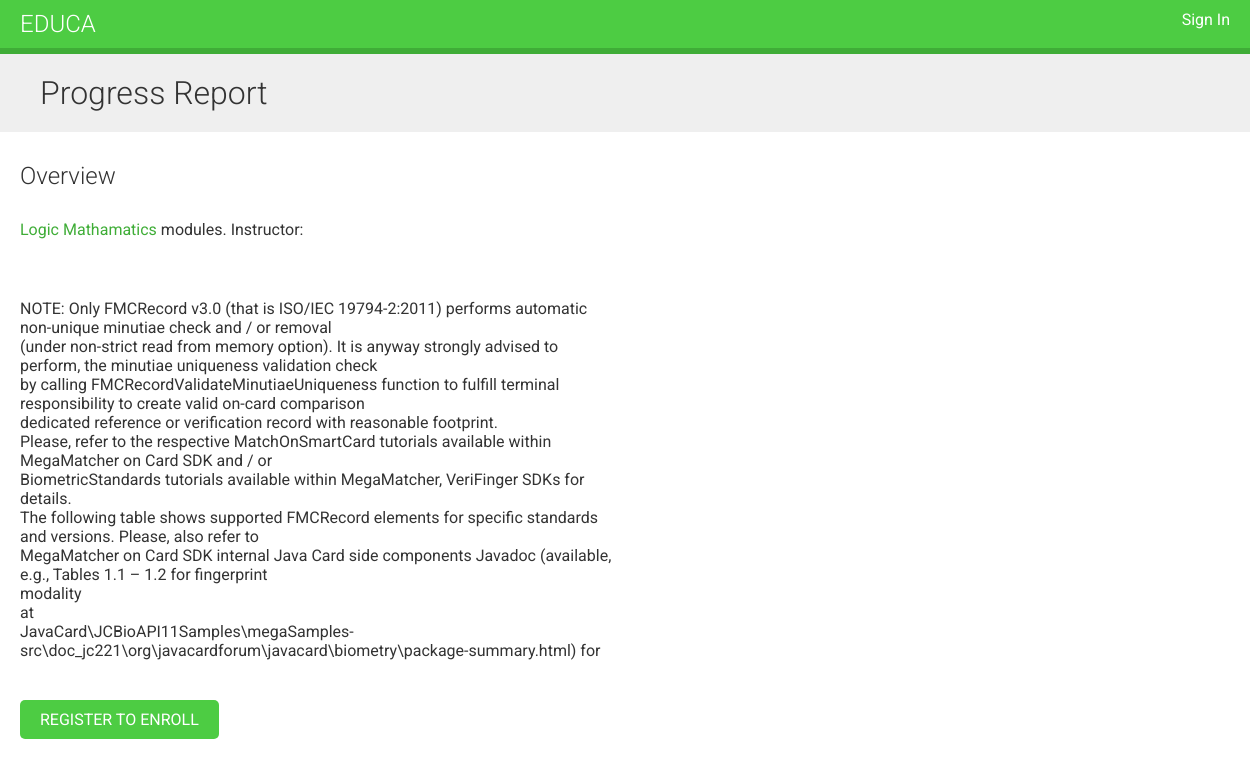
Screenshot of /course/progress-report/ with the database file from the repository.
### courses/models.py (models this page shows, shortened)
class Course(models.Model):
    owner = models.ForeignKey(
        User,
        related_name='courses_created',
        on_delete=models.CASCADE
    )
    subject = models.ForeignKey(
        Subject,
        related_name='courses',
        on_delete=models.CASCADE
    )
    title = models.CharField(
        max_length=200
    )
    slug = models.SlugField(
        max_length=200,
        unique=True
    )
    overview = models.TextField()
    created = models.DateTimeField(auto_now_add=True)
    students = models.ManyToManyField(User, related_name='courses_joined', blank=True)
    class Meta:
        ordering = ['-created']

class Subject(models.Model):
    title = models.CharField(max_length=200)
    slug = models.SlugField(max_length=200, unique=True)
    class Meta:
        ordering = ['-title']

### courses/views.py (the view)
# urls.py: path('<slug:slug>/', CourseDetailView.as_view(), name='course_detail'),
class CourseDetailView(DetailView):
    model = Course
    template_name = 'courses/course/detail.html'
    def get_context_data(self, **kwargs):
        context = super().get_context_data(**kwargs)
        context['enroll_form'] = CourseEnrollForm(
            initial={'course': self.object}
        )
        return context

### courses/templates/courses/course/detail.html (shortened to what this page needs)
{% extends "base.html" %}
{% block content %}
    {% with subject=object.subject %}
        <h1>
            {{ object.title }}
        </h1>
        <div class="module">
            <h2>Overview</h2>
            <p>
                <a href="{% url 'course_list_subject' subject.slug %}">{{ subject.title }}</a>
                {{ subject.modules.count }} modules.
                Instructor: {{ object.owner.get_full_name }}
            </p>
            <p>
                {{ object.overview|linebreaks }}
            </p>
            {% if request.user.is_authenticated %}
                <form action="{% url 'student_enroll_course' %}" method="post">
                    {{ enroll_form }}
                    {% csrf_token %}
                    <input type="submit" value="Enroll Now">
                </form>
            {% else %}
                <a href="{% url 'student_registration' %}" class="button">Register to enroll</a>
            {% endif %}
        </div>
    {% endwith %}
{% endblock %}

### courses/static/css/base.css (style rules this page uses)
body { margin:0; font-family:'Roboto', sans-serif; font-weight:400; color:#333; }
a { color:#3fad37; text-decoration:none; }
h1, h2, h3, h4, h5, h6 { font-family:'Roboto', sans-serif; font-weight:300; }
h1 { background:#efefef; width:100%; overflow:auto; padding:20px 0 20px 40px; margin:0; }
.module { padding:10px 20px; float:left; width:600px; }
.module p { margin:10px 0 20px; width:100%; float:left; }
input[type=submit], a.button { border-radius:5px; background:#4dcc43; color:#fff; font-size:16px; text-transform:uppercase; border:none; padding:10px 20px; margin:20px 0; }

### rows the page displays
Course: title "Progress Report", overview "NOTE: Only FMCRecord v3.0 (that is ISO/IEC 19794-2:2011) performs automatic non-unique minutiae check and / or removal (under non-strict read from memory option). It is anyway strongly advised to perform, the minutiae uniqueness validation check by calling FMCRecordValidateMinutiaeUniqueness function to fulfill terminal responsibility to create valid on-card comparison dedicated reference or verification record with reasonable footprint. Please, refer to the respective MatchOnSmartCard tutorials available within MegaMatcher on Card SDK and / or BiometricStandards tutorials available within MegaMatcher, VeriFinger SDKs for details. The following table shows supported FMCRecord elements for…"
Subject: title "Logic Mathamatics"
